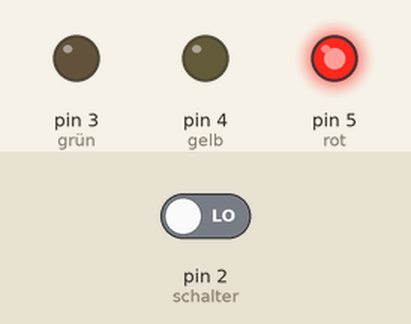
Simulated run of this sketch. Board: Arduino Uno, built with avr-gcc and run on an emulated ATmega328P. On the bench: output pins drawn as LEDs (lit = HIGH). The test bench sets the inputs (shaded band); at power-on: pin 2 (schalter) LOW.

Above: at 2.8 s.
2.9 s: pin 2 (schalter) driven HIGH
At 3.8 s:
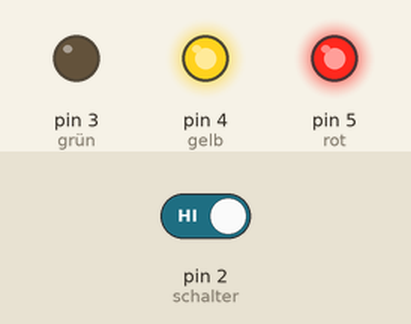
At 5.3 s:
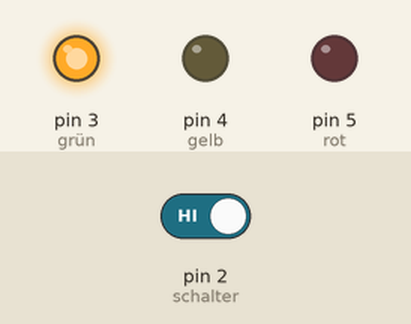
5.9 s: pin 2 (schalter) driven LOW
At 7.3 s:
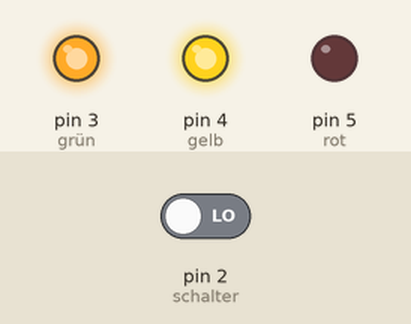
Timing chart, 0 to 9.4 s (numbered marks = the images above; inputs shaded):
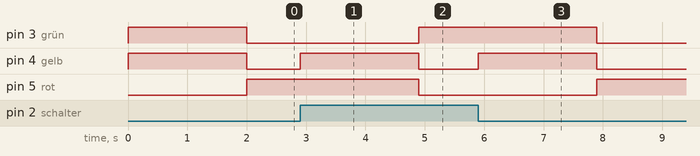

Measured:
- after the input at 2.9 s, pin 3 (grün): LOW → HIGH after 2.0 s; pin 4 (gelb): LOW → HIGH at once, → LOW 2.0 s later; pin 5 (rot): HIGH → LOW after 2.0 s
- after the input at 5.9 s, pin 3 (grün): HIGH → LOW after 2.0 s; pin 4 (gelb): LOW → HIGH at once, → LOW 2.0 s later; pin 5 (rot): LOW → HIGH after 2.0 s

The sketch:

Ampel.ino
```cpp
/*
 * Ampel-Beispiel
 * Kippschalter and D2 mit Pull-Down (hoher Widerstand) auf Ground
 * LEDs mit 68 Ohm Vorwiderstand
*/

//letzter Schalterzustand
int lastState = 0;

// the setup function runs once when you press reset or power the board
void setup() {
  Serial.begin(9600);
  pinMode(2, INPUT);   //schalter
  pinMode(3, OUTPUT);  //grün
  pinMode(4, OUTPUT);  //gelb
  pinMode(5, OUTPUT);  //rot

  //je nach intitaler Schalterposition rot oder grün an schalten
  lastState = digitalRead(2);
  if(lastState = 1)
  {
    digitalWrite(3, HIGH);
  }
  else
  {
    digitalWrite(5, HIGH);
  }

}

// the loop function runs over and over again forever
void loop() {
  if (digitalRead(2) == HIGH)
  {
    if (lastState == 1)
    {
      //nichts zu tun
    }
    else
    {
      //schalte von rot zu grün
      digitalWrite(4, HIGH);
      delay(2000);
      digitalWrite(4, LOW);
      digitalWrite(5, LOW);
      digitalWrite(3, HIGH);
      lastState = 1;
    }
  }
  else
  {
    if (lastState == 0)
    {
      //nichts zu tun
    }
    else
    {
      //schalte von grün zu rot
      digitalWrite(4, HIGH);
      delay(2000);

      digitalWrite(4, LOW);
      digitalWrite(3, LOW);
      digitalWrite(5, HIGH);
      lastState = 0;
    }
  }
}
```
